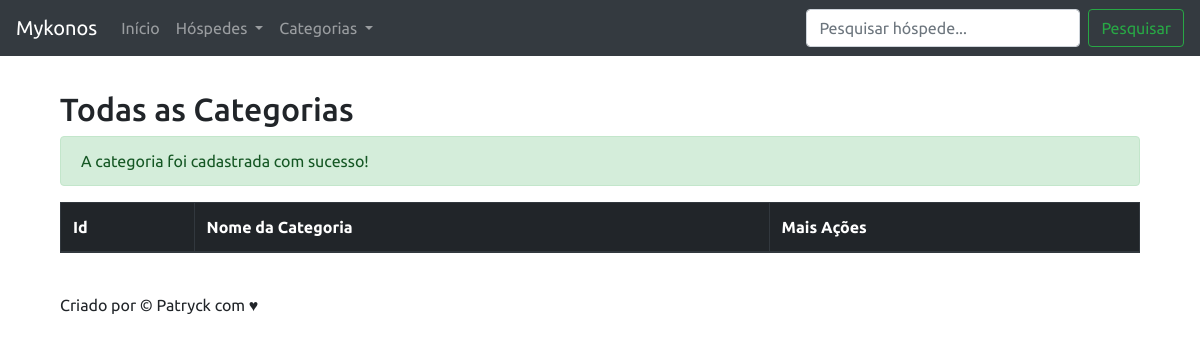
Page /listar-categorias.php?cadastrado=true on the earlier database version.
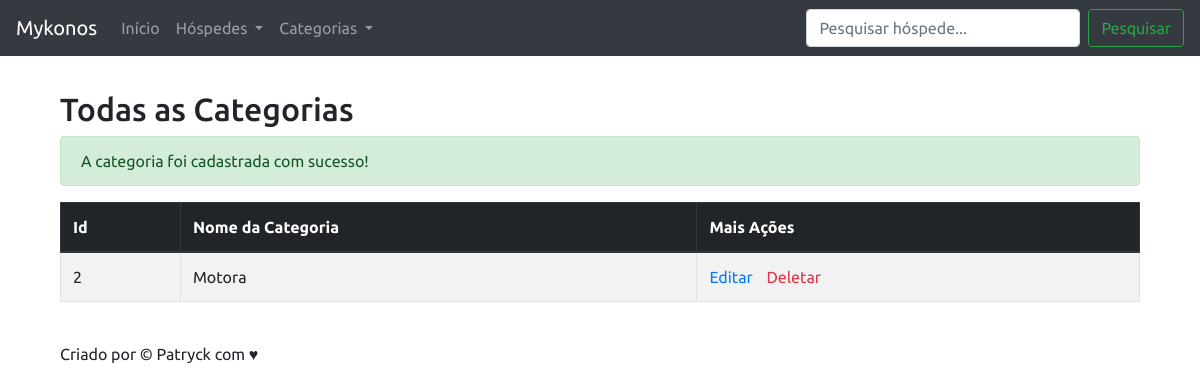
Same page on the later database version.
### tables this page shows
CREATE TABLE `categorias` (
  `id` int(11) NOT NULL,
  `nome` varchar(255) NOT NULL
);

### banco/banco-categoria.php (called while the page is built, shortened)
<?php
	function listaCategorias ($conexao) {
		$categorias = array();
		$query = "select * from categorias order by nome";
		$resultado = mysqli_query($conexao, $query);
		while ($categoria = mysqli_fetch_assoc($resultado)) {
			array_push($categorias, $categoria);
		}
		return $categorias;
	}

### listar-categorias.php (the view, shortened to what this page needs)
<?php
	include("partials/_cabecalho.php");
	include("banco/conecta.php");
	include("banco/banco-categoria.php");
	$categorias = listaCategorias($conexao);
?>
<h2>Todas as Categorias</h2>
	<?php if(array_key_exists("cadastrado", $_GET) && $_GET['cadastrado']=='true')  { ?>
			<p class='alert alert-success'>A categoria foi cadastrada com sucesso!</p>
	<?php }
		else if (array_key_exists("cadastrado", $_GET) && $_GET['cadastrado']=='false')  { ?>
			<p class='alert alert-danger'>A categoria não foi cadastrada! Tente novamente.</p>
		<?php } ?>
<table class="table table-striped table-bordered">
	<thead class="thead-dark">
    <tr>
      <th scope="col">Id</th>
      <th scope="col">Nome da Categoria</th>
      <th scope="col right">Mais Ações</th>
    </tr>
  </thead>
  <tbody>
	<?php
		foreach ($categorias as $categoria) : ?>
			<tr>
				<td><?= $categoria['id'] ?></td>
				<td><?= $categoria['nome'] ?></td>
				<td class="mais-acoes right">
						<a href="" class="mais-acoes-link">Editar </a>
						<a href="remover.php?id=<?=$categoria['id']?>&recurso=categorias" class="mais-acoes-link text-danger">Deletar </a>
				</td>
			</tr>
	<?php endforeach ?>
   </tbody>
</table>
<?php include("partials/_rodape.php"); ?>

Differences in the rows shown:
added categorias: id "2", nome "Motora"
